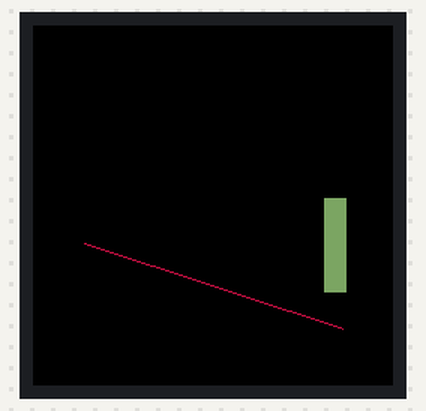
Recording of a program running on a simulated Raspberry Pi Pico running MicroPython. On the bench: 240×240 colour display. Random numbers come from a fixed seed; library files of the repository ran but are not shown: gc9a01.py.

Above: at 0.83 s.
At 3.83 s:
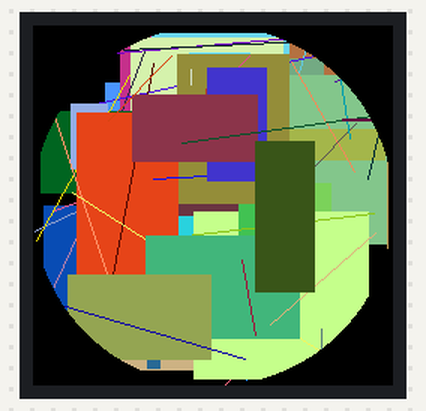
At 5.58 s:
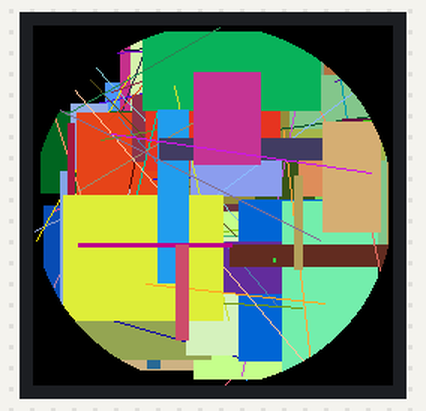
At 10.56 s:
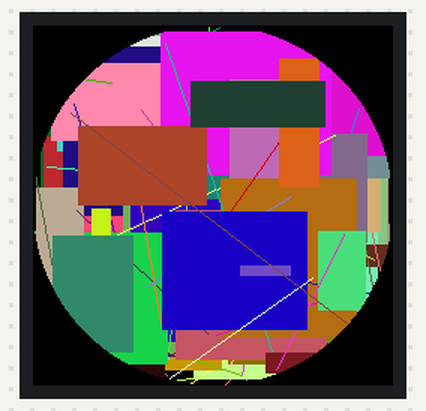
At 15.08 s:
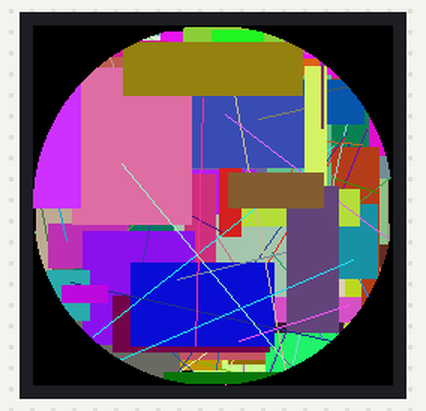
At 20.75 s:
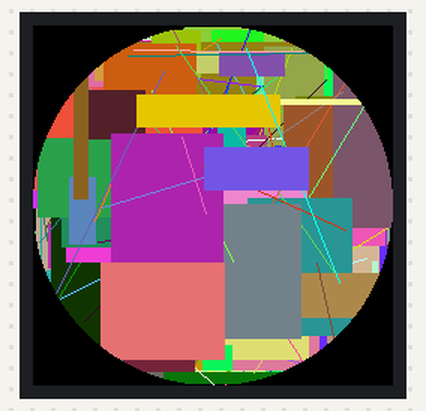

The program:

lines.py
```python
"""
lines.py

    Draws lines and rectangles in random colors at random locations on the
    display.

"""
import random
from machine import Pin, SPI
import gc9a01 as gc9a01

SCL = 2
SDA = 3
DC = 4
CS = 5
RST = 6

def main():
    spi = SPI(0, baudrate=60000000, sck=Pin(SCL), mosi=Pin(SDA))
    tft = gc9a01.GC9A01(
        spi,
        dc=Pin(DC, Pin.OUT),
        cs=Pin(CS, Pin.OUT),
        reset=Pin(RST, Pin.OUT),
        rotation=0)

    tft.fill(gc9a01.BLACK)

    while True:
        tft.line(
            random.randint(0, tft.width),
            random.randint(0, tft.height),
            random.randint(0, tft.width),
            random.randint(0, tft.height),
            gc9a01.color565(
                random.getrandbits(8),
                random.getrandbits(8),
                random.getrandbits(8)
                )
            )

        width = random.randint(0, tft.width // 2)
        height = random.randint(0, tft.height // 2)
        col = random.randint(0, tft.width - width)
        row = random.randint(0, tft.height - height)
        tft.fill_rect(
            col,
            row,
            width,
            height,
            gc9a01.color565(
                random.getrandbits(8),
                random.getrandbits(8),
                random.getrandbits(8)
            )
        )


main()
```

Measured:
- what the display in image 1 shows lasts 0.4 s, from 3.6 s to 4.0 s
